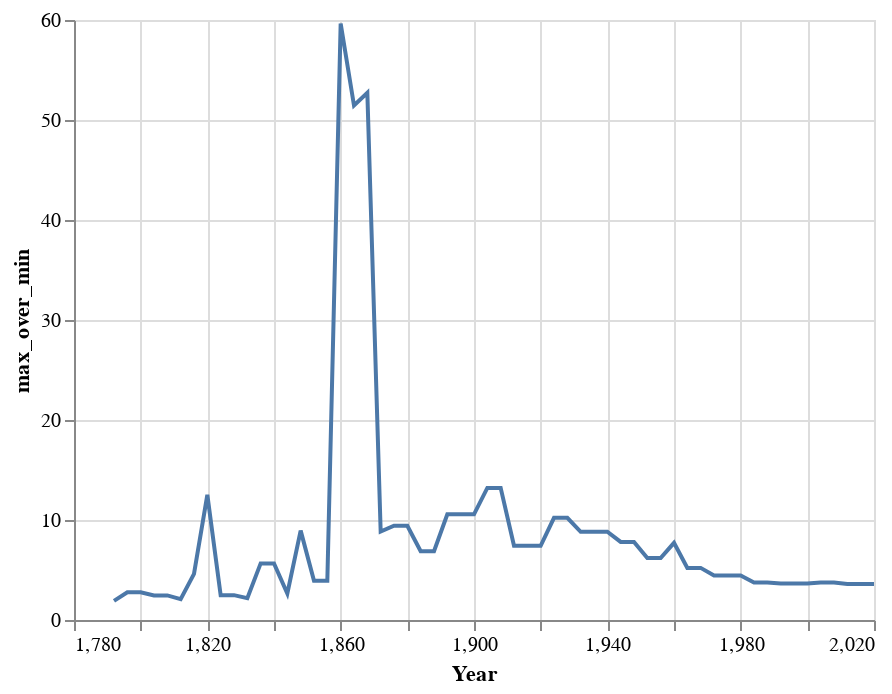

Notebook code for this chart:
### Code cell
alt.Chart(
    yearly_stats_df
).mark_line().encode(
    y = "max_over_min",
    x = "Year"
)

### Figure 1 — Vega-Lite specification as saved in the notebook (floating-point values rounded to 4 significant figures)
{"config": {"view": {"continuousWidth": 400, "continuousHeight": 300}}, "data": {"name": "data-57615daeb7d88252a120ee970cc4c08a"}, "mark": "line", "encoding": {"x": {"type": "quantitative", "field": "Year"}, "y": {"type": "quantitative", "field": "max_over_min"}}, "$schema": "https://vega.github.io/schema/vega-lite/v4.8.1.json", "datasets": {"data-57615daeb7d88252a120ee970cc4c08a": [{"Year": 1792, "min": 17210.0, "max": 32950.0, "mean": 25570.0, "std": 5374.0, "std_over_mean": 0.2102, "max_over_min": 1.915, "Percent_states_under_50%_residents_per_elector_threshold": 0.0}, {"Year": 1796, "min": 11900.0, "max": 32950.0, "mean": 24720.0, "std": 6216.0, "std_over_mean": 0.2515, "max_over_min": 2.77, "Percent_states_under_50%_residents_per_elector_threshold": 6.25}, {"Year": 1800, "min": 11900.0, "max": 32950.0, "mean": 24720.0, "std": 6216.0, "std_over_mean": 0.2515, "max_over_min": 2.77, "Percent_states_under_50%_residents_per_elector_threshold": 6.25}, {"Year": 1804, "min": 14050.0, "max": 34560.0, "mean": 26560.0, "std": 5831.0, "std_over_mean": 0.2195, "max_over_min": 2.459, "Percent_states_under_50%_residents_per_elector_threshold": 5.882}, {"Year": 1808, "min": 14050.0, "max": 34560.0, "mean": 26560.0, "std": 5831.0, "std_over_mean": 0.2195, "max_over_min": 2.459, "Percent_states_under_50%_residents_per_elector_threshold": 5.882}, {"Year": 1812, "min": 18170.0, "max": 37740.0, "mean": 29730.0, "std": 5767.0, "std_over_mean": 0.194, "max_over_min": 2.077, "Percent_states_under_50%_residents_per_elector_threshold": 5.556}, {"Year": 1816, "min": 8173.0, "max": 37740.0, "mean": 28590.0, "std": 7474.0, "std_over_mean": 0.2614, "max_over_min": 4.617, "Percent_states_under_50%_residents_per_elector_threshold": 10.53}, {"Year": 1820, "min": 3015.0, "max": 37740.0, "mean": 25120.0, "std": 10940.0, "std_over_mean": 0.4354, "max_over_min": 12.52, "Percent_states_under_50%_residents_per_elector_threshold": 25.0}, {"Year": 1824, "min": 18400.0, "max": 45700.0, "mean": 32950.0, "std": 7154.0, "std_over_mean": 0.2171, "max_over_min": 2.483, "Percent_states_under_50%_residents_per_elector_threshold": 12.5}, {"Year": 1828, "min": 18400.0, "max": 45700.0, "mean": 32950.0, "std": 7154.0, "std_over_mean": 0.2171, "max_over_min": 2.483, "Percent_states_under_50%_residents_per_elector_threshold": 12.5}, {"Year": 1832, "min": 24300.0, "max": 52840.0, "mean": 40890.0, "std": 6954.0, "std_over_mean": 0.1701, "max_over_min": 2.174, "Percent_states_under_50%_residents_per_elector_threshold": 8.333}, {"Year": 1836, "min": 9335.0, "max": 52840.0, "mean": 38490.0, "std": 10780.0, "std_over_mean": 0.28, "max_over_min": 5.66, "Percent_states_under_50%_residents_per_elector_threshold": 15.38}, {"Year": 1840, "min": 9335.0, "max": 52840.0, "mean": 38490.0, "std": 10780.0, "std_over_mean": 0.28, "max_over_min": 5.66, "Percent_states_under_50%_residents_per_elector_threshold": 15.38}, {"Year": 1844, "min": 26030.0, "max": 69140.0, "mean": 55760.0, "std": 12230.0, "std_over_mean": 0.2192, "max_over_min": 2.656, "Percent_states_under_50%_residents_per_elector_threshold": 11.54}, {"Year": 1848, "min": 7736.0, "max": 69140.0, "mean": 51260.0, "std": 17820.0, "std_over_mean": 0.3477, "max_over_min": 8.937, "Percent_states_under_50%_residents_per_elector_threshold": 20.69}, {"Year": 1852, "min": 23150.0, "max": 90620.0, "mean": 68720.0, "std": 19020.0, "std_over_mean": 0.2768, "max_over_min": 3.915, "Percent_states_under_50%_residents_per_elector_threshold": 12.9}, {"Year": 1856, "min": 23150.0, "max": 90620.0, "mean": 68720.0, "std": 19020.0, "std_over_mean": 0.2768, "max_over_min": 3.915, "Percent_states_under_50%_residents_per_elector_threshold": 12.9}, {"Year": 1860, "min": 1519.0, "max": 90620.0, "mean": 64730.0, "std": 24390.0, "std_over_mean": 0.3768, "max_over_min": 59.65, "Percent_states_under_50%_residents_per_elector_threshold": 18.18}, {"Year": 1864, "min": 2286.0, "max": 117600.0, "mean": 78460.0, "std": 32070.0, "std_over_mean": 0.4087, "max_over_min": 51.45, "Percent_states_under_50%_residents_per_elector_threshold": 24.0}, {"Year": 1868, "min": 2286.0, "max": 120500.0, "mean": 81840.0, "std": 33710.0, "std_over_mean": 0.4118, "max_over_min": 52.73, "Percent_states_under_50%_residents_per_elector_threshold": 23.53}, {"Year": 1872, "min": 14160.0, "max": 125200.0, "mean": 90450.0, "std": 27830.0, "std_over_mean": 0.3076, "max_over_min": 8.841, "Percent_states_under_50%_residents_per_elector_threshold": 16.22}, {"Year": 1876, "min": 13290.0, "max": 125200.0, "mean": 88420.0, "std": 30170.0, "std_over_mean": 0.3412, "max_over_min": 9.424, "Percent_states_under_50%_residents_per_elector_threshold": 18.42}, {"Year": 1880, "min": 13290.0, "max": 125200.0, "mean": 88420.0, "std": 30170.0, "std_over_mean": 0.3412, "max_over_min": 9.424, "Percent_states_under_50%_residents_per_elector_threshold": 18.42}, {"Year": 1884, "min": 20760.0, "max": 142800.0, "mean": 109500.0, "std": 28470.0, "std_over_mean": 0.2601, "max_over_min": 6.878, "Percent_states_under_50%_residents_per_elector_threshold": 15.79}, {"Year": 1888, "min": 20760.0, "max": 142800.0, "mean": 109500.0, "std": 28470.0, "std_over_mean": 0.2601, "max_over_min": 6.878, "Percent_states_under_50%_residents_per_elector_threshold": 15.79}, {"Year": 1892, "min": 15780.0, "max": 166800.0, "mean": 119100.0, "std": 40100.0, "std_over_mean": 0.3366, "max_over_min": 10.56, "Percent_states_under_50%_residents_per_elector_threshold": 18.18}, {"Year": 1896, "min": 15780.0, "max": 166800.0, "mean": 118100.0, "std": 40310.0, "std_over_mean": 0.3414, "max_over_min": 10.56, "Percent_states_under_50%_residents_per_elector_threshold": 20.0}, {"Year": 1900, "min": 15780.0, "max": 166800.0, "mean": 118100.0, "std": 40310.0, "std_over_mean": 0.3414, "max_over_min": 10.56, "Percent_states_under_50%_residents_per_elector_threshold": 20.0}, {"Year": 1904, "min": 14110.0, "max": 186400.0, "mean": 133600.0, "std": 42680.0, "std_over_mean": 0.3194, "max_over_min": 13.21, "Percent_states_under_50%_residents_per_elector_threshold": 17.78}, {"Year": 1908, "min": 14110.0, "max": 186400.0, "mean": 133200.0, "std": 42310.0, "std_over_mean": 0.3177, "max_over_min": 13.21, "Percent_states_under_50%_residents_per_elector_threshold": 17.39}, {"Year": 1912, "min": 27290.0, "max": 202500.0, "mean": 148900.0, "std": 44210.0, "std_over_mean": 0.2969, "max_over_min": 7.421, "Percent_states_under_50%_residents_per_elector_threshold": 16.67}, {"Year": 1916, "min": 27290.0, "max": 202500.0, "mean": 148900.0, "std": 44210.0, "std_over_mean": 0.2969, "max_over_min": 7.421, "Percent_states_under_50%_residents_per_elector_threshold": 16.67}, {"Year": 1920, "min": 27290.0, "max": 202500.0, "mean": 148900.0, "std": 44210.0, "std_over_mean": 0.2969, "max_over_min": 7.421, "Percent_states_under_50%_residents_per_elector_threshold": 16.67}, {"Year": 1924, "min": 25800.0, "max": 263600.0, "mean": 171600.0, "std": 51350.0, "std_over_mean": 0.2993, "max_over_min": 10.22, "Percent_states_under_50%_residents_per_elector_threshold": 27.08}, {"Year": 1928, "min": 25800.0, "max": 263600.0, "mean": 171600.0, "std": 51350.0, "std_over_mean": 0.2993, "max_over_min": 10.22, "Percent_states_under_50%_residents_per_elector_threshold": 27.08}, {"Year": 1932, "min": 30350.0, "max": 267800.0, "mean": 198900.0, "std": 56250.0, "std_over_mean": 0.2828, "max_over_min": 8.824, "Percent_states_under_50%_residents_per_elector_threshold": 14.58}, {"Year": 1936, "min": 30350.0, "max": 267800.0, "mean": 198900.0, "std": 56250.0, "std_over_mean": 0.2828, "max_over_min": 8.824, "Percent_states_under_50%_residents_per_elector_threshold": 14.58}, {"Year": 1940, "min": 30350.0, "max": 267800.0, "mean": 198900.0, "std": 56250.0, "std_over_mean": 0.2828, "max_over_min": 8.824, "Percent_states_under_50%_residents_per_elector_threshold": 14.58}, {"Year": 1944, "min": 36750.0, "max": 286800.0, "mean": 212400.0, "std": 62380.0, "std_over_mean": 0.2938, "max_over_min": 7.804, "Percent_states_under_50%_residents_per_elector_threshold": 20.83}, {"Year": 1948, "min": 36750.0, "max": 286800.0, "mean": 212400.0, "std": 62380.0, "std_over_mean": 0.2938, "max_over_min": 7.804, "Percent_states_under_50%_residents_per_elector_threshold": 20.83}, {"Year": 1952, "min": 53360.0, "max": 330800.0, "mean": 242000.0, "std": 70650.0, "std_over_mean": 0.292, "max_over_min": 6.2, "Percent_states_under_50%_residents_per_elector_threshold": 18.75}, {"Year": 1956, "min": 53360.0, "max": 330800.0, "mean": 242000.0, "std": 70650.0, "std_over_mean": 0.292, "max_over_min": 6.2, "Percent_states_under_50%_residents_per_elector_threshold": 18.75}, {"Year": 1960, "min": 42880.0, "max": 330800.0, "mean": 236500.0, "std": 75380.0, "std_over_mean": 0.3187, "max_over_min": 7.715, "Percent_states_under_50%_residents_per_elector_threshold": 20.0}, {"Year": 1964, "min": 75390.0, "max": 392900.0, "mean": 281200.0, "std": 87320.0, "std_over_mean": 0.3105, "max_over_min": 5.212, "Percent_states_under_50%_residents_per_elector_threshold": 21.57}, {"Year": 1968, "min": 75390.0, "max": 392900.0, "mean": 281200.0, "std": 87320.0, "std_over_mean": 0.3105, "max_over_min": 5.212, "Percent_states_under_50%_residents_per_elector_threshold": 21.57}, {"Year": 1972, "min": 100100.0, "max": 444800.0, "mean": 317700.0, "std": 97950.0, "std_over_mean": 0.3083, "max_over_min": 4.442, "Percent_states_under_50%_residents_per_elector_threshold": 21.57}, {"Year": 1976, "min": 100100.0, "max": 444800.0, "mean": 317700.0, "std": 97950.0, "std_over_mean": 0.3083, "max_over_min": 4.442, "Percent_states_under_50%_residents_per_elector_threshold": 21.57}, {"Year": 1980, "min": 100100.0, "max": 444800.0, "mean": 317700.0, "std": 97950.0, "std_over_mean": 0.3083, "max_over_min": 4.442, "Percent_states_under_50%_residents_per_elector_threshold": 21.57}, {"Year": 1984, "min": 134000.0, "max": 503600.0, "mean": 356800.0, "std": 105400.0, "std_over_mean": 0.2954, "max_over_min": 3.759, "Percent_states_under_50%_residents_per_elector_threshold": 25.49}, {"Year": 1988, "min": 134000.0, "max": 503600.0, "mean": 356800.0, "std": 105400.0, "std_over_mean": 0.2954, "max_over_min": 3.759, "Percent_states_under_50%_residents_per_elector_threshold": 25.49}, {"Year": 1992, "min": 151200.0, "max": 551100.0, "mean": 391400.0, "std": 112200.0, "std_over_mean": 0.2866, "max_over_min": 3.645, "Percent_states_under_50%_residents_per_elector_threshold": 19.61}, {"Year": 1996, "min": 151200.0, "max": 551100.0, "mean": 391400.0, "std": 112200.0, "std_over_mean": 0.2866, "max_over_min": 3.645, "Percent_states_under_50%_residents_per_elector_threshold": 19.61}, {"Year": 2000, "min": 151200.0, "max": 551100.0, "mean": 391400.0, "std": 112200.0, "std_over_mean": 0.2866, "max_over_min": 3.645, "Percent_states_under_50%_residents_per_elector_threshold": 19.61}, {"Year": 2004, "min": 164600.0, "max": 615800.0, "mean": 443500.0, "std": 129300.0, "std_over_mean": 0.2914, "max_over_min": 3.742, "Percent_states_under_50%_residents_per_elector_threshold": 19.61}, {"Year": 2008, "min": 164600.0, "max": 615800.0, "mean": 443500.0, "std": 129300.0, "std_over_mean": 0.2914, "max_over_min": 3.742, "Percent_states_under_50%_residents_per_elector_threshold": 19.61}, {"Year": 2012, "min": 187900.0, "max": 677300.0, "mean": 486200.0, "std": 143900.0, "std_over_mean": 0.296, "max_over_min": 3.605, "Percent_states_under_50%_residents_per_elector_threshold": 21.57}, {"Year": 2016, "min": 187900.0, "max": 677300.0, "mean": 486200.0, "std": 143900.0, "std_over_mean": 0.296, "max_over_min": 3.605, "Percent_states_under_50%_residents_per_elector_threshold": 21.57}, {"Year": 2020, "min": 187900.0, "max": 677300.0, "mean": 486200.0, "std": 143900.0, "std_over_mean": 0.296, "max_over_min": 3.605, "Percent_states_under_50%_residents_per_elector_threshold": 21.57}]}}
